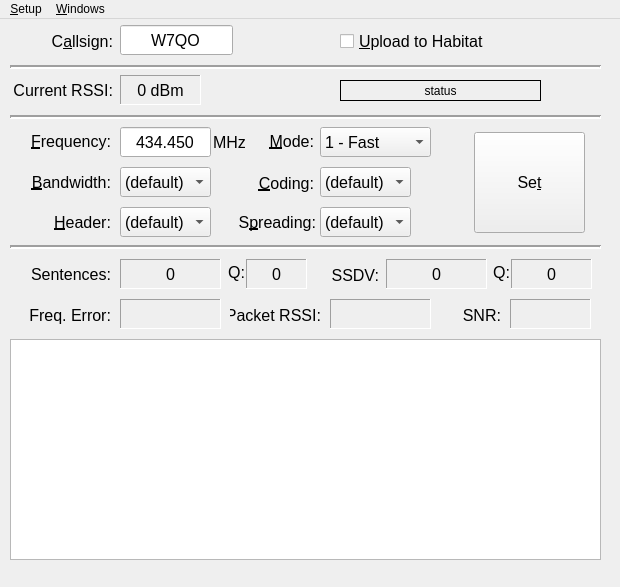
<?xml version="1.0" encoding="UTF-8"?>
<ui version="4.0">
 <class>MainWindow</class>
 <widget class="QMainWindow" name="MainWindow">
  <property name="windowModality">
   <enum>Qt::NonModal</enum>
  </property>
  <property name="geometry">
   <rect>
    <x>0</x>
    <y>0</y>
    <width>620</width>
    <height>587</height>
   </rect>
  </property>
  <property name="windowTitle">
   <string>MainWindow</string>
  </property>
  <property name="dockOptions">
   <set>QMainWindow::AllowTabbedDocks|QMainWindow::AnimatedDocks</set>
  </property>
  <widget class="QWidget" name="centralWidget">
   <widget class="QLabel" name="label_Status">
    <property name="geometry">
     <rect>
      <x>340</x>
      <y>61</y>
      <width>201</width>
      <height>21</height>
     </rect>
    </property>
    <property name="frameShape">
     <enum>QFrame::Box</enum>
    </property>
    <property name="frameShadow">
     <enum>QFrame::Plain</enum>
    </property>
    <property name="text">
     <string>status</string>
    </property>
    <property name="alignment">
     <set>Qt::AlignCenter</set>
    </property>
   </widget>
   <widget class="QLabel" name="label_3">
    <property name="geometry">
     <rect>
      <x>42</x>
      <y>12</y>
      <width>71</width>
      <height>21</height>
     </rect>
    </property>
    <property name="font">
     <font>
      <pointsize>12</pointsize>
     </font>
    </property>
    <property name="text">
     <string>C&amp;allsign:</string>
    </property>
    <property name="alignment">
     <set>Qt::AlignRight|Qt::AlignTrailing|Qt::AlignVCenter</set>
    </property>
    <property name="buddy">
     <cstring>callSign</cstring>
    </property>
   </widget>
   <widget class="QLabel" name="label_4">
    <property name="geometry">
     <rect>
      <x>12</x>
      <y>61</y>
      <width>101</width>
      <height>20</height>
     </rect>
    </property>
    <property name="font">
     <font>
      <pointsize>12</pointsize>
     </font>
    </property>
    <property name="text">
     <string>Current RSSI:</string>
    </property>
    <property name="alignment">
     <set>Qt::AlignRight|Qt::AlignTrailing|Qt::AlignVCenter</set>
    </property>
   </widget>
   <widget class="QCheckBox" name="cbUploadToHab">
    <property name="geometry">
     <rect>
      <x>340</x>
      <y>14</y>
      <width>151</width>
      <height>17</height>
     </rect>
    </property>
    <property name="font">
     <font>
      <pointsize>12</pointsize>
     </font>
    </property>
    <property name="text">
     <string>&amp;Upload to Habitat</string>
    </property>
   </widget>
   <widget class="Line" name="line">
    <property name="geometry">
     <rect>
      <x>10</x>
      <y>40</y>
      <width>591</width>
      <height>16</height>
     </rect>
    </property>
    <property name="lineWidth">
     <number>2</number>
    </property>
    <property name="orientation">
     <enum>Qt::Horizontal</enum>
    </property>
   </widget>
   <widget class="QLineEdit" name="callSign">
    <property name="geometry">
     <rect>
      <x>120</x>
      <y>6</y>
      <width>113</width>
      <height>30</height>
     </rect>
    </property>
    <property name="font">
     <font>
      <pointsize>12</pointsize>
     </font>
    </property>
    <property name="acceptDrops">
     <bool>true</bool>
    </property>
    <property name="text">
     <string>W7QO</string>
    </property>
    <property name="frame">
     <bool>true</bool>
    </property>
    <property name="alignment">
     <set>Qt::AlignCenter</set>
    </property>
   </widget>
   <widget class="QLabel" name="currentRSSI">
    <property name="geometry">
     <rect>
      <x>120</x>
      <y>56</y>
      <width>81</width>
      <height>30</height>
     </rect>
    </property>
    <property name="font">
     <font>
      <pointsize>12</pointsize>
     </font>
    </property>
    <property name="frameShape">
     <enum>QFrame::Panel</enum>
    </property>
    <property name="frameShadow">
     <enum>QFrame::Sunken</enum>
    </property>
    <property name="text">
     <string>0 dBm</string>
    </property>
    <property name="alignment">
     <set>Qt::AlignCenter</set>
    </property>
   </widget>
   <widget class="Line" name="line_2">
    <property name="geometry">
     <rect>
      <x>10</x>
      <y>90</y>
      <width>591</width>
      <height>16</height>
     </rect>
    </property>
    <property name="lineWidth">
     <number>2</number>
    </property>
    <property name="orientation">
     <enum>Qt::Horizontal</enum>
    </property>
   </widget>
   <widget class="Line" name="line_3">
    <property name="geometry">
     <rect>
      <x>10</x>
      <y>220</y>
      <width>591</width>
      <height>16</height>
     </rect>
    </property>
    <property name="lineWidth">
     <number>2</number>
    </property>
    <property name="orientation">
     <enum>Qt::Horizontal</enum>
    </property>
   </widget>
   <widget class="QLabel" name="label_6">
    <property name="geometry">
     <rect>
      <x>30</x>
      <y>112</y>
      <width>81</width>
      <height>20</height>
     </rect>
    </property>
    <property name="font">
     <font>
      <pointsize>12</pointsize>
     </font>
    </property>
    <property name="text">
     <string>&amp;Frequency:</string>
    </property>
    <property name="alignment">
     <set>Qt::AlignRight|Qt::AlignTrailing|Qt::AlignVCenter</set>
    </property>
    <property name="buddy">
     <cstring>frequency</cstring>
    </property>
   </widget>
   <widget class="QLabel" name="label_7">
    <property name="geometry">
     <rect>
      <x>20</x>
      <y>153</y>
      <width>91</width>
      <height>20</height>
     </rect>
    </property>
    <property name="font">
     <font>
      <pointsize>12</pointsize>
     </font>
    </property>
    <property name="text">
     <string>&amp;Bandwidth:</string>
    </property>
    <property name="alignment">
     <set>Qt::AlignRight|Qt::AlignTrailing|Qt::AlignVCenter</set>
    </property>
    <property name="buddy">
     <cstring>comboBox</cstring>
    </property>
   </widget>
   <widget class="QLabel" name="label_8">
    <property name="geometry">
     <rect>
      <x>40</x>
      <y>193</y>
      <width>71</width>
      <height>20</height>
     </rect>
    </property>
    <property name="font">
     <font>
      <pointsize>12</pointsize>
     </font>
    </property>
    <property name="text">
     <string>&amp;Header:</string>
    </property>
    <property name="alignment">
     <set>Qt::AlignRight|Qt::AlignTrailing|Qt::AlignVCenter</set>
    </property>
    <property name="buddy">
     <cstring>comboBox_2</cstring>
    </property>
   </widget>
   <widget class="QLabel" name="label_9">
    <property name="geometry">
     <rect>
      <x>263</x>
      <y>112</y>
      <width>51</width>
      <height>20</height>
     </rect>
    </property>
    <property name="font">
     <font>
      <pointsize>12</pointsize>
     </font>
    </property>
    <property name="text">
     <string>&amp;Mode:</string>
    </property>
    <property name="alignment">
     <set>Qt::AlignRight|Qt::AlignTrailing|Qt::AlignVCenter</set>
    </property>
    <property name="buddy">
     <cstring>comboBox_3</cstring>
    </property>
   </widget>
   <widget class="QLabel" name="label_10">
    <property name="geometry">
     <rect>
      <x>253</x>
      <y>154</y>
      <width>61</width>
      <height>20</height>
     </rect>
    </property>
    <property name="font">
     <font>
      <pointsize>12</pointsize>
     </font>
    </property>
    <property name="text">
     <string>&amp;Coding:</string>
    </property>
    <property name="alignment">
     <set>Qt::AlignRight|Qt::AlignTrailing|Qt::AlignVCenter</set>
    </property>
    <property name="buddy">
     <cstring>comboBox_4</cstring>
    </property>
   </widget>
   <widget class="QLabel" name="label_11">
    <property name="geometry">
     <rect>
      <x>225</x>
      <y>193</y>
      <width>91</width>
      <height>20</height>
     </rect>
    </property>
    <property name="font">
     <font>
      <pointsize>12</pointsize>
     </font>
    </property>
    <property name="text">
     <string>S&amp;preading:</string>
    </property>
    <property name="alignment">
     <set>Qt::AlignRight|Qt::AlignTrailing|Qt::AlignVCenter</set>
    </property>
    <property name="buddy">
     <cstring>comboBox_5</cstring>
    </property>
   </widget>
   <widget class="QLineEdit" name="frequency">
    <property name="geometry">
     <rect>
      <x>120</x>
      <y>108</y>
      <width>91</width>
      <height>30</height>
     </rect>
    </property>
    <property name="font">
     <font>
      <pointsize>12</pointsize>
     </font>
    </property>
    <property name="acceptDrops">
     <bool>true</bool>
    </property>
    <property name="text">
     <string>434.450</string>
    </property>
    <property name="frame">
     <bool>true</bool>
    </property>
    <property name="alignment">
     <set>Qt::AlignCenter</set>
    </property>
   </widget>
   <widget class="QComboBox" name="comboBox">
    <property name="geometry">
     <rect>
      <x>120</x>
      <y>148</y>
      <width>91</width>
      <height>30</height>
     </rect>
    </property>
    <property name="font">
     <font>
      <pointsize>12</pointsize>
     </font>
    </property>
    <item>
     <property name="text">
      <string>(default)</string>
     </property>
    </item>
    <item>
     <property name="text">
      <string>7K8</string>
     </property>
    </item>
    <item>
     <property name="text">
      <string>10K4</string>
     </property>
    </item>
    <item>
     <property name="text">
      <string>15K6</string>
     </property>
    </item>
    <item>
     <property name="text">
      <string>20K8</string>
     </property>
    </item>
    <item>
     <property name="text">
      <string>31K25</string>
     </property>
    </item>
    <item>
     <property name="text">
      <string>42K7</string>
     </property>
    </item>
    <item>
     <property name="text">
      <string>62K5</string>
     </property>
    </item>
    <item>
     <property name="text">
      <string>125K</string>
     </property>
    </item>
    <item>
     <property name="text">
      <string>250K</string>
     </property>
    </item>
    <item>
     <property name="text">
      <string>500K</string>
     </property>
    </item>
   </widget>
   <widget class="QComboBox" name="comboBox_2">
    <property name="geometry">
     <rect>
      <x>120</x>
      <y>188</y>
      <width>91</width>
      <height>30</height>
     </rect>
    </property>
    <property name="font">
     <font>
      <pointsize>12</pointsize>
     </font>
    </property>
    <item>
     <property name="text">
      <string>(default)</string>
     </property>
    </item>
    <item>
     <property name="text">
      <string>Explicit</string>
     </property>
    </item>
    <item>
     <property name="text">
      <string>Implicit</string>
     </property>
    </item>
   </widget>
   <widget class="QComboBox" name="comboBox_3">
    <property name="geometry">
     <rect>
      <x>320</x>
      <y>108</y>
      <width>111</width>
      <height>30</height>
     </rect>
    </property>
    <property name="font">
     <font>
      <pointsize>12</pointsize>
     </font>
    </property>
    <property name="currentText">
     <string>1 - Fast</string>
    </property>
    <property name="currentIndex">
     <number>1</number>
    </property>
    <item>
     <property name="text">
      <string>0 - Slow</string>
     </property>
    </item>
    <item>
     <property name="text">
      <string>1 - Fast</string>
     </property>
    </item>
    <item>
     <property name="text">
      <string>2 - Repeater</string>
     </property>
    </item>
    <item>
     <property name="text">
      <string>3 - Turbo</string>
     </property>
    </item>
    <item>
     <property name="text">
      <string>4 - TurboX</string>
     </property>
    </item>
    <item>
     <property name="text">
      <string>5 - Calling</string>
     </property>
    </item>
    <item>
     <property name="text">
      <string>6 - Uplink</string>
     </property>
    </item>
    <item>
     <property name="text">
      <string>7 - Telnet</string>
     </property>
    </item>
   </widget>
   <widget class="QComboBox" name="comboBox_4">
    <property name="geometry">
     <rect>
      <x>320</x>
      <y>148</y>
      <width>91</width>
      <height>30</height>
     </rect>
    </property>
    <property name="font">
     <font>
      <pointsize>12</pointsize>
     </font>
    </property>
    <item>
     <property name="text">
      <string>(default)</string>
     </property>
    </item>
    <item>
     <property name="text">
      <string>5</string>
     </property>
    </item>
    <item>
     <property name="text">
      <string>6</string>
     </property>
    </item>
    <item>
     <property name="text">
      <string>7</string>
     </property>
    </item>
    <item>
     <property name="text">
      <string>8</string>
     </property>
    </item>
   </widget>
   <widget class="QComboBox" name="comboBox_5">
    <property name="geometry">
     <rect>
      <x>320</x>
      <y>188</y>
      <width>91</width>
      <height>30</height>
     </rect>
    </property>
    <property name="font">
     <font>
      <pointsize>12</pointsize>
     </font>
    </property>
    <item>
     <property name="text">
      <string>(default)</string>
     </property>
    </item>
    <item>
     <property name="text">
      <string>6</string>
     </property>
    </item>
    <item>
     <property name="text">
      <string>7</string>
     </property>
    </item>
    <item>
     <property name="text">
      <string>8</string>
     </property>
    </item>
    <item>
     <property name="text">
      <string>9</string>
     </property>
    </item>
    <item>
     <property name="text">
      <string>10</string>
     </property>
    </item>
    <item>
     <property name="text">
      <string>11</string>
     </property>
    </item>
    <item>
     <property name="text">
      <string>12</string>
     </property>
    </item>
   </widget>
   <widget class="QPushButton" name="pushButton">
    <property name="geometry">
     <rect>
      <x>474</x>
      <y>113</y>
      <width>111</width>
      <height>101</height>
     </rect>
    </property>
    <property name="font">
     <font>
      <pointsize>12</pointsize>
     </font>
    </property>
    <property name="text">
     <string>Se&amp;t</string>
    </property>
    <property name="checkable">
     <bool>false</bool>
    </property>
   </widget>
   <widget class="QLabel" name="label_12">
    <property name="geometry">
     <rect>
      <x>30</x>
      <y>245</y>
      <width>81</width>
      <height>20</height>
     </rect>
    </property>
    <property name="font">
     <font>
      <pointsize>12</pointsize>
     </font>
    </property>
    <property name="text">
     <string>Sentences:</string>
    </property>
    <property name="alignment">
     <set>Qt::AlignRight|Qt::AlignTrailing|Qt::AlignVCenter</set>
    </property>
   </widget>
   <widget class="QLabel" name="label_13">
    <property name="geometry">
     <rect>
      <x>20</x>
      <y>286</y>
      <width>91</width>
      <height>20</height>
     </rect>
    </property>
    <property name="font">
     <font>
      <pointsize>12</pointsize>
     </font>
    </property>
    <property name="text">
     <string>Freq. Error:</string>
    </property>
    <property name="alignment">
     <set>Qt::AlignRight|Qt::AlignTrailing|Qt::AlignVCenter</set>
    </property>
   </widget>
   <widget class="QLabel" name="label_14">
    <property name="geometry">
     <rect>
      <x>230</x>
      <y>286</y>
      <width>91</width>
      <height>20</height>
     </rect>
    </property>
    <property name="font">
     <font>
      <pointsize>12</pointsize>
     </font>
    </property>
    <property name="text">
     <string>Packet RSSI:</string>
    </property>
    <property name="alignment">
     <set>Qt::AlignRight|Qt::AlignTrailing|Qt::AlignVCenter</set>
    </property>
   </widget>
   <widget class="QLabel" name="label_15">
    <property name="geometry">
     <rect>
      <x>450</x>
      <y>286</y>
      <width>51</width>
      <height>20</height>
     </rect>
    </property>
    <property name="font">
     <font>
      <pointsize>12</pointsize>
     </font>
    </property>
    <property name="text">
     <string>SNR:</string>
    </property>
    <property name="alignment">
     <set>Qt::AlignRight|Qt::AlignTrailing|Qt::AlignVCenter</set>
    </property>
   </widget>
   <widget class="QLabel" name="rxSentenceCount">
    <property name="geometry">
     <rect>
      <x>120</x>
      <y>240</y>
      <width>101</width>
      <height>30</height>
     </rect>
    </property>
    <property name="font">
     <font>
      <pointsize>12</pointsize>
     </font>
    </property>
    <property name="frameShape">
     <enum>QFrame::Panel</enum>
    </property>
    <property name="frameShadow">
     <enum>QFrame::Sunken</enum>
    </property>
    <property name="text">
     <string>0</string>
    </property>
    <property name="alignment">
     <set>Qt::AlignCenter</set>
    </property>
   </widget>
   <widget class="QLabel" name="freqError">
    <property name="geometry">
     <rect>
      <x>120</x>
      <y>280</y>
      <width>101</width>
      <height>30</height>
     </rect>
    </property>
    <property name="font">
     <font>
      <pointsize>12</pointsize>
     </font>
    </property>
    <property name="frameShape">
     <enum>QFrame::Panel</enum>
    </property>
    <property name="frameShadow">
     <enum>QFrame::Sunken</enum>
    </property>
    <property name="text">
     <string/>
    </property>
    <property name="alignment">
     <set>Qt::AlignCenter</set>
    </property>
   </widget>
   <widget class="QLabel" name="packetRSSI">
    <property name="geometry">
     <rect>
      <x>330</x>
      <y>280</y>
      <width>101</width>
      <height>30</height>
     </rect>
    </property>
    <property name="font">
     <font>
      <pointsize>12</pointsize>
     </font>
    </property>
    <property name="frameShape">
     <enum>QFrame::Panel</enum>
    </property>
    <property name="frameShadow">
     <enum>QFrame::Sunken</enum>
    </property>
    <property name="text">
     <string/>
    </property>
    <property name="alignment">
     <set>Qt::AlignCenter</set>
    </property>
   </widget>
   <widget class="QLabel" name="packetSNR">
    <property name="geometry">
     <rect>
      <x>510</x>
      <y>280</y>
      <width>81</width>
      <height>30</height>
     </rect>
    </property>
    <property name="font">
     <font>
      <pointsize>12</pointsize>
     </font>
    </property>
    <property name="frameShape">
     <enum>QFrame::Panel</enum>
    </property>
    <property name="frameShadow">
     <enum>QFrame::Sunken</enum>
    </property>
    <property name="text">
     <string/>
    </property>
    <property name="alignment">
     <set>Qt::AlignCenter</set>
    </property>
   </widget>
   <widget class="QLabel" name="label_20">
    <property name="geometry">
     <rect>
      <x>298</x>
      <y>246</y>
      <width>81</width>
      <height>20</height>
     </rect>
    </property>
    <property name="font">
     <font>
      <pointsize>12</pointsize>
     </font>
    </property>
    <property name="text">
     <string>SSDV:</string>
    </property>
    <property name="alignment">
     <set>Qt::AlignRight|Qt::AlignTrailing|Qt::AlignVCenter</set>
    </property>
   </widget>
   <widget class="QLabel" name="ssdvCount">
    <property name="geometry">
     <rect>
      <x>386</x>
      <y>240</y>
      <width>101</width>
      <height>30</height>
     </rect>
    </property>
    <property name="font">
     <font>
      <pointsize>12</pointsize>
     </font>
    </property>
    <property name="frameShape">
     <enum>QFrame::Panel</enum>
    </property>
    <property name="frameShadow">
     <enum>QFrame::Sunken</enum>
    </property>
    <property name="text">
     <string>0</string>
    </property>
    <property name="alignment">
     <set>Qt::AlignCenter</set>
    </property>
   </widget>
   <widget class="QLabel" name="label_22">
    <property name="geometry">
     <rect>
      <x>489</x>
      <y>243</y>
      <width>21</width>
      <height>20</height>
     </rect>
    </property>
    <property name="font">
     <font>
      <pointsize>12</pointsize>
     </font>
    </property>
    <property name="text">
     <string>Q:</string>
    </property>
    <property name="alignment">
     <set>Qt::AlignRight|Qt::AlignTrailing|Qt::AlignVCenter</set>
    </property>
   </widget>
   <widget class="QLabel" name="ssdvQue">
    <property name="geometry">
     <rect>
      <x>511</x>
      <y>240</y>
      <width>81</width>
      <height>30</height>
     </rect>
    </property>
    <property name="font">
     <font>
      <pointsize>12</pointsize>
     </font>
    </property>
    <property name="frameShape">
     <enum>QFrame::Panel</enum>
    </property>
    <property name="frameShadow">
     <enum>QFrame::Sunken</enum>
    </property>
    <property name="text">
     <string>0</string>
    </property>
    <property name="alignment">
     <set>Qt::AlignCenter</set>
    </property>
   </widget>
   <widget class="QLabel" name="label_24">
    <property name="geometry">
     <rect>
      <x>213</x>
      <y>113</y>
      <width>41</width>
      <height>20</height>
     </rect>
    </property>
    <property name="font">
     <font>
      <pointsize>12</pointsize>
     </font>
    </property>
    <property name="text">
     <string>MHz</string>
    </property>
   </widget>
   <widget class="QLabel" name="telemQue">
    <property name="geometry">
     <rect>
      <x>246</x>
      <y>240</y>
      <width>61</width>
      <height>30</height>
     </rect>
    </property>
    <property name="font">
     <font>
      <pointsize>12</pointsize>
     </font>
    </property>
    <property name="frameShape">
     <enum>QFrame::Panel</enum>
    </property>
    <property name="frameShadow">
     <enum>QFrame::Sunken</enum>
    </property>
    <property name="text">
     <string>0</string>
    </property>
    <property name="alignment">
     <set>Qt::AlignCenter</set>
    </property>
   </widget>
   <widget class="QLabel" name="label_23">
    <property name="geometry">
     <rect>
      <x>224</x>
      <y>243</y>
      <width>21</width>
      <height>20</height>
     </rect>
    </property>
    <property name="font">
     <font>
      <pointsize>12</pointsize>
     </font>
    </property>
    <property name="text">
     <string>Q:</string>
    </property>
    <property name="alignment">
     <set>Qt::AlignRight|Qt::AlignTrailing|Qt::AlignVCenter</set>
    </property>
   </widget>
   <widget class="QListWidget" name="resultsList">
    <property name="geometry">
     <rect>
      <x>10</x>
      <y>320</y>
      <width>591</width>
      <height>221</height>
     </rect>
    </property>
    <property name="font">
     <font>
      <pointsize>12</pointsize>
     </font>
    </property>
   </widget>
  </widget>
  <widget class="QMenuBar" name="menuBar">
   <property name="geometry">
    <rect>
     <x>0</x>
     <y>0</y>
     <width>620</width>
     <height>21</height>
    </rect>
   </property>
   <widget class="QMenu" name="menuSetup">
    <property name="title">
     <string>&amp;Setup</string>
    </property>
    <addaction name="actionSerialPort"/>
   </widget>
   <widget class="QMenu" name="menuWindows">
    <property name="title">
     <string>&amp;Windows</string>
    </property>
    <addaction name="actionHistory"/>
    <addaction name="separator"/>
    <addaction name="actionSSDV"/>
   </widget>
   <addaction name="menuSetup"/>
   <addaction name="menuWindows"/>
  </widget>
  <action name="actionSerialPort">
   <property name="text">
    <string>Serial Port</string>
   </property>
   <property name="font">
    <font>
     <pointsize>8</pointsize>
    </font>
   </property>
  </action>
  <action name="actionHistory">
   <property name="text">
    <string>History</string>
   </property>
  </action>
  <action name="actionSSDV">
   <property name="text">
    <string>SSDV</string>
   </property>
  </action>
 </widget>
 <layoutdefault spacing="6" margin="11"/>
 <tabstops>
  <tabstop>callSign</tabstop>
  <tabstop>cbUploadToHab</tabstop>
  <tabstop>frequency</tabstop>
  <tabstop>comboBox_3</tabstop>
  <tabstop>comboBox</tabstop>
  <tabstop>comboBox_4</tabstop>
  <tabstop>comboBox_2</tabstop>
  <tabstop>comboBox_5</tabstop>
  <tabstop>pushButton</tabstop>
 </tabstops>
 <resources/>
 <connections/>
</ui>
